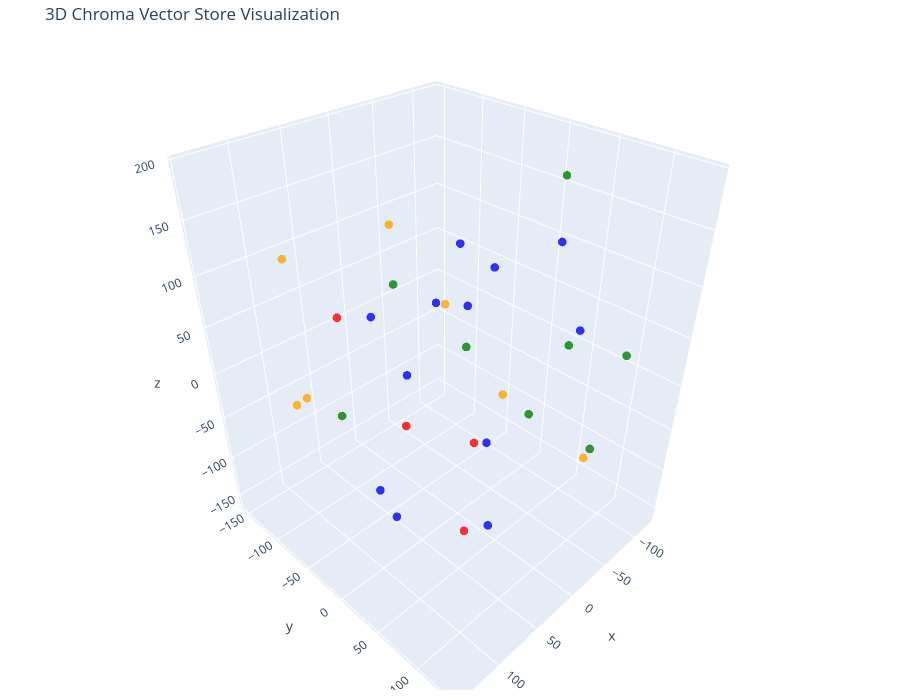

The notebook cell this image was saved under:
### Code cell
# Let's try 3D!

tsne = TSNE(n_components=3, random_state=42,perplexity=20)
reduced_vectors = tsne.fit_transform(vectors)

# Create the 3D scatter plot
fig = go.Figure(data=[go.Scatter3d(
    x=reduced_vectors[:, 0],
    y=reduced_vectors[:, 1],
    z=reduced_vectors[:, 2],
    mode='markers',
    marker=dict(size=5, color=colors, opacity=0.8),
    text=[f"Type: {t}<br>Text: {d[:100]}..." for t, d in zip(doc_types, documents)],
    hoverinfo='text'
)])

fig.update_layout(
    title='3D Chroma Vector Store Visualization',
    scene=dict(xaxis_title='x', yaxis_title='y', zaxis_title='z'),
    width=900,
    height=700,
    margin=dict(r=20, b=10, l=10, t=40)
)

fig.show()

### Figure 1 — Plotly figure (JSON) as saved in the notebook; plotly's stock layout.template omitted (floating-point values rounded to 4 significant figures)
{"data": [{"hoverinfo": "text", "marker": {"color": ["blue", "blue", "blue", "blue", "blue", "blue", "blue", "blue", "blue", "blue", "blue", "blue", "red", "red", "red", "red", "orange", "orange", "orange", "orange", "orange", "orange", "orange", "green", "green", "green", "green", "green", "green", "green", "green"], "opacity": 0.8, "size": 5}, "mode": "markers", "text": ["Type: policies<br>Text: # Baggage Policy\n\nFlightAI passengers are allowed **one cabin bag and one personal item** free of ch...", "Type: policies<br>Text: ### Special Items\nMusical instruments, sports gear, and medical equipment can be checked with prior ...", "Type: policies<br>Text: # Privacy Policy\n\nFlightAI values your privacy and ensures all personal data is handled responsibly....", "Type: policies<br>Text: ### Data Protection\n- All customer data is encrypted in transit and at rest.  \n- FlightAI complies w...", "Type: policies<br>Text: # Refund Policy\n\nRefunds are processed automatically once a cancellation is confirmed.  \nFlightAI pr...", "Type: policies<br>Text: ### Exceptions\nFor medical or bereavement cases, refunds may be approved upon submission of document...", "Type: policies<br>Text: # Flight Cancellation Policy\n\nWe understand that plans can change. FlightAI provides flexible cancel...", "Type: policies<br>Text: ### Weather or Airline-Initiated Cancellations\nIf FlightAI cancels a flight, customers can:\n1. Choos...", "Type: policies<br>Text: # Loyalty Program Policy — FlightAI Miles\n\nFlightAI Miles is our reward system designed for frequent...", "Type: policies<br>Text: ### Membership Tiers\n- **Silver:** 0–10,000 miles  \n- **Gold:** 10,001–25,000 miles  \n- **Platinum:*...", "Type: policies<br>Text: # Check-In Policy\n\nFlightAI offers flexible check-in options.\n\n### Online Check-In\n- Available **48 ...", "Type: policies<br>Text: ### Airport Check-In\n- Counters open 3 hours before and close 45 minutes before departure.  \n- Premi...", "Type: services<br>Text: # Flight Change Service\n\nFlightAI customers can easily reschedule flights via the chatbot or mobile ...", "Type: services<br>Text: # AI Chat Support\n\nFlightAI’s 24/7 **AI Assistant** helps passengers manage bookings, track flights,...", "Type: services<br>Text: # Loyalty Program: FlightAI Miles\n\nThe **FlightAI Miles** program rewards you for every euro spent. ...", "Type: services<br>Text: # Ticket Booking Service\n\nThe FlightAI Assistant enables instant search, comparison, and booking of ...", "Type: company<br>Text: # Vision and Mission\n\n**Vision:**  \nTo become the world’s most trusted AI-driven airline by offering...", "Type: company<br>Text: # Our Journey\n\nFlightAI began as an experimental project inside AeroTech Labs in 2016, testing AI mo...", "Type: company<br>Text: By 2021, FlightAI’s predictive maintenance system had reduced mechanical delays by 28%.  \nIn 2024, t...", "Type: company<br>Text: # Leadership and Teams...", "Type: company<br>Text: - **Peter van Vliet (CTO):** Defines FlightAI’s long-term technology vision and innovation roadmap.\n...", "Type: company<br>Text: # About FlightAI\n\nFlightAI is an AI-powered airline designed to deliver an intelligent and effortles...", "Type: company<br>Text: FlightAI operates across 90 international destinations with a focus on sustainability and digital ex...", "Type: employees<br>Text: # Sasha Kachko — AI Engineer\n\nHello, I’m **Sasha Kachko**, part of FlightAI’s AI research team.  \nI ...", "Type: employees<br>Text: # Dirk van der Laan — Architect\n\nHey, I’m **Dirk van der Laan**, Architect at FlightAI.  \nI design d...", "Type: employees<br>Text: # Robert Visser — Platform Engineer\n\nHi, I’m **Robert Visser**, Platform Engineer.  \nI build and mai...", "Type: employees<br>Text: # Azeddine Rida — Full Stack Engineer\n\nHey! I’m **Azeddine Rida**, Full Stack Engineer at FlightAI. ...", "Type: employees<br>Text: # Mark van Liempt — Product Owner\n\nHi, I’m **Mark van Liempt**, Product Owner at FlightAI.  \nI bridg...", "Type: employees<br>Text: # Peter van Vliet — Chief Technology Officer\n\nHello, I’m **Peter van Vliet**, CTO of FlightAI.  \nMy ...", "Type: employees<br>Text: # Kevin Donker Curtius — Security Engineer\n\nHi, I’m **Kevin Donker Curtius**, Security Engineer at F...", "Type: employees<br>Text: I believe good security should be invisible — it should make users feel safe without adding friction..."], "type": "scatter3d", "x": [84.99, -97.26, 18.16, -113.8, 121.5, -10.99, 55.64, 86.85, 63.65, -28.85, 8.253, 71.37, -7.499, 36.87, 19.91, -1.427, 0.6207, -14.58, 123.3, 63.16, 127.9, 77.9, -1.688, -53.46, 143.4, -52.75, -118.0, -97.66, -122.7, -84.0, -94.17], "y": [108.8, 27.36, -49.79, -62.68, 48.78, 113.0, 88.33, -13.69, -40.6, -18.72, 6.784, 44.04, 12.75, -124.6, 27.71, -75.58, 51.36, -104.1, -74.29, -151.8, 109.7, -140.2, 136.1, -147.1, 18.02, 57.82, -9.823, 105.9, 28.26, 90.95, -80.74], "z": [44.68, 110.9, -11.56, 45.83, -47.87, 98.38, -77.44, -85.66, 75.52, 56.33, 139.2, 127.9, -71.1, 26.46, -157.7, -98.76, 11.35, 111.0, -1.583, -69.21, 178.4, 97.11, -7.642, 16.99, 50.72, 192.0, -112.3, 29.9, -8.03, -77.53, -48.07]}], "layout": {"height": 700, "margin": {"b": 10, "l": 10, "r": 20, "t": 40}, "scene": {"xaxis": {"title": {"text": "x"}}, "yaxis": {"title": {"text": "y"}}, "zaxis": {"title": {"text": "z"}}}, "title": {"text": "3D Chroma Vector Store Visualization"}, "width": 900}}
